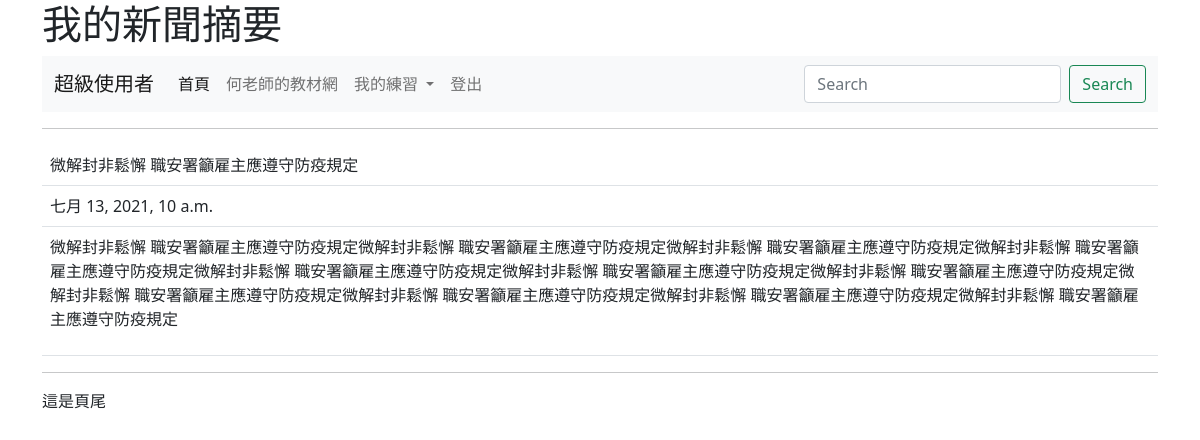
Screenshot of /show/2/ (signed in) with the database file from the repository.
### mysite/models.py (models this page shows, shortened)
class Post(models.Model):
	title = models.CharField(max_length=200)
	content = models.TextField()
	pub_date = models.DateTimeField(default=timezone.now)
	class Meta:
		ordering = ('-pub_date',)

### mysite/views.py (the view)
# urls.py: path('show/<int:id>/',views.show),
@login_required(login_url="/admin/login/")
def show(request,id):
	try:
		post = Post.objects.get(id=id)
	except:
		redirect("/news/")
	return render(request, "show.html", locals())

### templates/show.html (shortened to what this page needs)
{% extends "base.html" %}
{% block main %}
	<hr>
	<table class="table table-hover">
		<tr>
			<td>{{post.title}}</a></td>
		</tr>
        <tr>
            <td>
                {{post.pub_date}}
            </td>
        </tr>
        <tr>
            <td>
                {{post.content| linebreaks}}
            </td>
        </tr>
	</table>
{% endblock %}

### templates/menu.html (shortened to what this page needs)
<nav class="navbar navbar-expand-lg navbar-light bg-light">
  <div class="container-fluid">
    <a class="navbar-brand" href="#">
      {% if request.user.is_authenticated %}
        {{ request.user.first_name }}
      {% else %}
        未登入的訪客
      {% endif %}
    </a>
    <div class="collapse navbar-collapse" id="navbarSupportedContent">
      <ul class="navbar-nav me-auto mb-2 mb-lg-0">
        <li class="nav-item">
          <a class="nav-link active" aria-current="page" href="/">首頁</a>
        </li>
        <li class="nav-item">
          <a class="nav-link" href="https://104.es">何老師的教材網</a>
        </li>
        <li class="nav-item dropdown">
          <a class="nav-link dropdown-toggle" href="#" id="navbarDropdown" role="button" data-bs-toggle="dropdown" aria-expanded="false">
            我的練習
          </a>
        </li>
        {% if request.user.is_authenticated %}
        <li class="nav-item">
          <a class="nav-link" href="/logout/" tabindex="-1">登出</a>
        </li>
        {% else %}
        <li class="nav-item">
          <a class="nav-link" href="/admin/login/?next=/" tabindex="-1">登入</a>
        </li>
        {% endif %}
      </ul>
      <form class="d-flex">
        <input class="form-control me-2" type="search" placeholder="Search" aria-label="搜尋">
        <button class="btn btn-outline-success" type="submit">Search</button>
      </form>
    </div>
  </div>
</nav>

### rows the page displays
Post: title "微解封非鬆懈 職安署籲雇主應遵守防疫規定", pub_date "七月 13, 2021, 10 a.m.", content "微解封非鬆懈 職安署籲雇主應遵守防疫規定微解封非鬆懈 職安署籲雇主應遵守防疫規定微解封非鬆懈 職安署籲雇主應遵守防疫規定微解封非鬆懈 職安署籲雇主應遵守防疫規定微解封非鬆懈 職安署籲雇主應遵守防疫規定微解封非鬆懈 職安署籲雇主應遵守防疫規定微解封非鬆懈 職安署籲雇主應遵守防疫規定微解封非鬆懈 職安署籲雇主應遵守防疫規定微解封非鬆懈 職安署籲雇主應遵守防疫規定微解封非鬆懈 職安署籲雇主應遵守防疫規定微解封非鬆懈 職安署籲雇主應遵守防疫規定"

### other values shown
{{ request.user.first_name }} "超級使用者"
